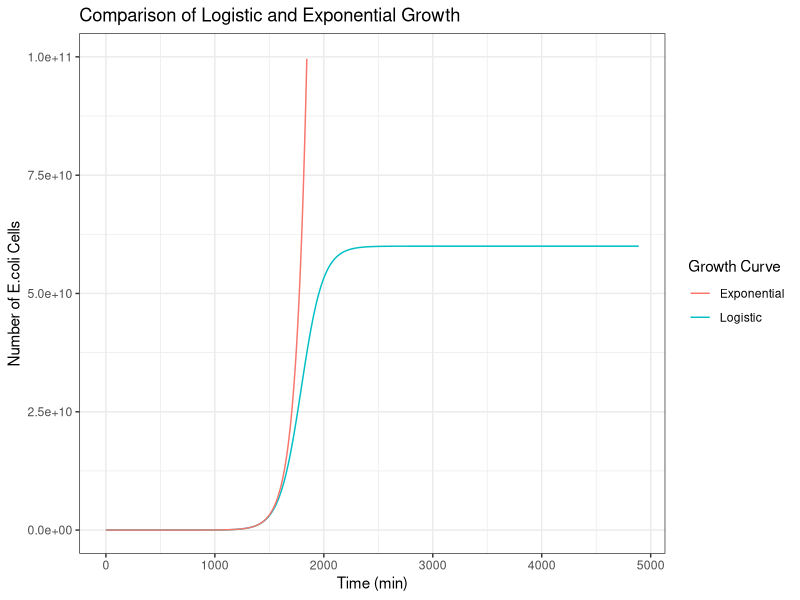

This figure's R source:
#Script to plot exponential and logistic growth

growth_data <- read.csv("experiment1.csv")

#install.packages("ggplot2")
library(ggplot2)

# Add an R script to your repository that makes a graph comparing the exponential 
  # and logistic growth curves (using the same parameter estimates you found)


#function for logistic growth
logistic_fun <- function(t) {
  
  N <- (N0*K*exp(r*t))/(K-N0+N0*exp(r*t))
  
  return(N)
  
}


# creating function for exponential growth 
exponential_fun <- function(t) {
  
  N <- (N0*exp(r*t))
  
  return(N)
  
}


# parameters estimates found previously 

N0 <- 995.256 

r <- 9.990e-03

K <- 6.00e+10



# Plotting graph - below creates a data frame from growth values obtained by running the functions above.
# This produces data points for logistic growth curve that are similar to the data in experiment1.csv.
# While also producing data points for the exponential function that are not in experiment1.csv.
# Without doing this it is difficult to plot a graph that clearly shows a comparison of both functions 



# Generate an sequence of time values that have same the same range as the data
time_values <- seq(0, 4890, by = 1) 

# Calculate corresponding growth values for both functions
logistic_growth <- logistic_fun(time_values)
exponential_growth <- exponential_fun(time_values)

# Plotting graph with ggplot
library(ggplot2)

data <- data.frame(t = time_values, N_logistic = logistic_growth, N_exponential = exponential_growth)

ggplot(data, aes(x = t)) +
  geom_line(aes(y = N_logistic, colour = "Logistic")) +
  geom_line(aes(y = N_exponential, colour = "Exponential")) +
  ylim(0, 1.0e+11) + # Adjust the y-axis limit to visualize both functions
  labs(x = "Time (min)", y = "Number of E.coli Cells", colour = "Growth Curve") +
  ggtitle("Comparison of Logistic and Exponential Growth") + 
  theme_bw()


sessionInfo()
sink()

